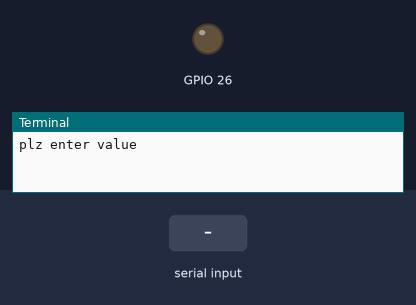
The program below on a simulated Raspberry Pi (BCM pin numbers). Parts: output pins drawn as LEDs (lit = HIGH), the last lines printed to the terminal. Inputs (shaded band) come from the test bench.

Above: at 1.2 s.
1.3 s: "1" typed at the terminal, then Enter
At 2.2 s:
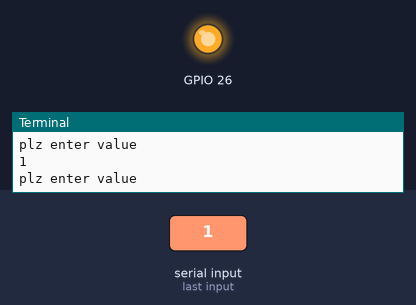
2.8 s: "0" typed at the terminal, then Enter
At 3.4 s:
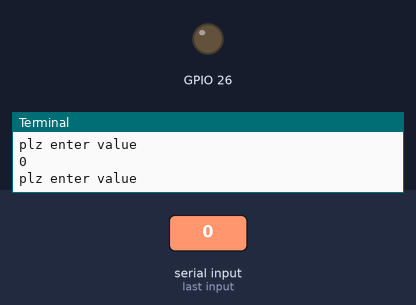
Timing chart, 0 to 5.8 s (numbered marks = the images above; inputs shaded):
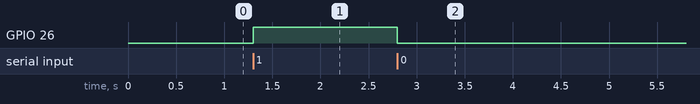

The program:

lab1.py
```python
import os
import RPi.GPIO as GPIO

GPIO.setmode(GPIO.BCM)
GPIO.setup(26, GPIO.OUT)

while True:
    x =int(input("plz enter value "))
    if x == 0:
        GPIO.output(26, GPIO.LOW)
    elif x == 1:
        GPIO.output(26, GPIO.HIGH)
    else:
        print("print incorrect value")
```

Measured:
- after the input at 1.3 s, GPIO 26: LOW → HIGH at once
- after the input at 2.8 s, GPIO 26: HIGH → LOW at once
